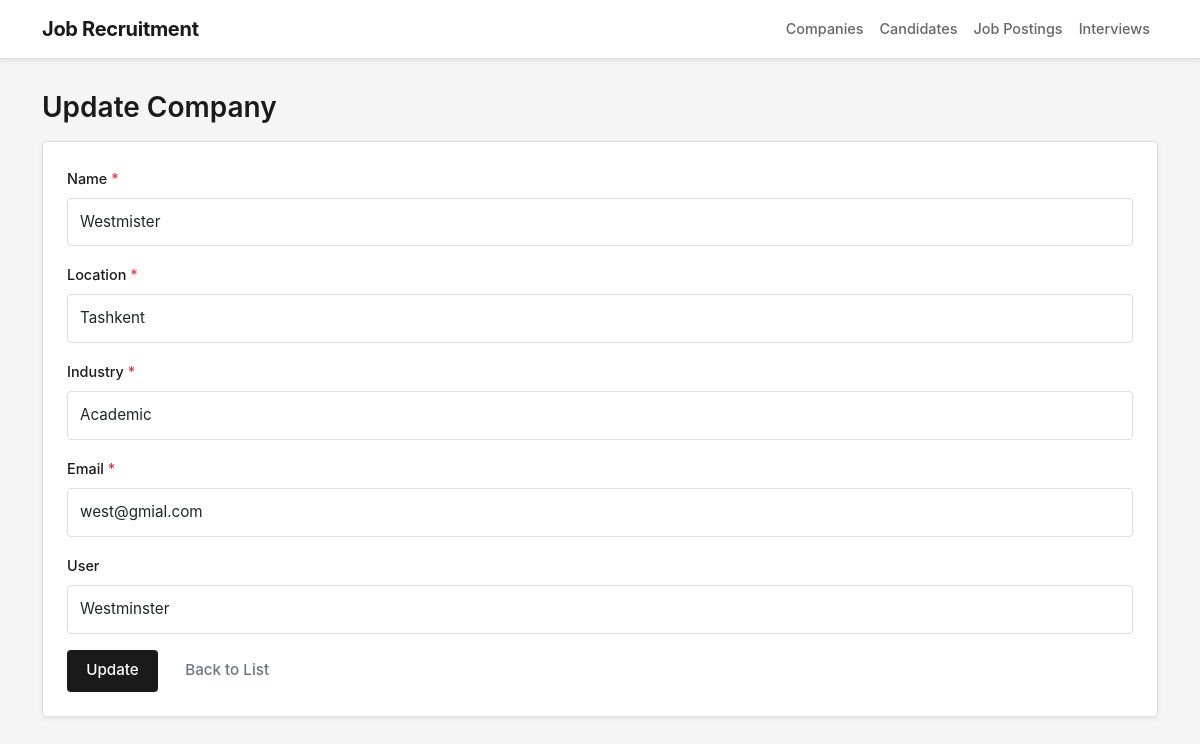
The app's page /companies/update/8/ (signed in) with its own data.
### jobRecruitment/models.py (models this page shows, shortened)
class Company(models.Model):
    name = models.CharField(max_length=100)
    location = models.CharField(max_length=100)
    industry = models.CharField(max_length=100)
    email = models.EmailField(unique=True)
    user = models.OneToOneField(
        User,
        on_delete=models.CASCADE,
        null=True,
        blank=True,
        related_name="company_profile"
    )

### jobRecruitment/views.py (the view)
# urls.py: path('companies/update/<int:id>/', views.update_company, name='update_company'),
@login_required
@permission_required('jobRecruitment.change_company', raise_exception=True)
def update_company(request, id):
    company = get_object_or_404(Company, id=id)
    form = CompanyForm(request.POST or None, instance=company)
    if form.is_valid():
        form.save()
        messages.success(request, 'Company updated successfully!')
        return redirect('companies')
    return render(request, 'company/update_company.html', {'form': form})

### jobRecruitment/forms.py
class CompanyForm(BaseStyledModelForm):
    class Meta:
        model = Company
        fields = '__all__'

### jobRecruitment/templatetags/form_tags.py (called while the page is built)
@register.filter(name='add_class')
def add_class(field, css_class):
    return field.as_widget(attrs={"class": css_class})

### jobRecruitment/templates/company/update_company.html (shortened to what this page needs)
{% extends "base.html" %}
{% block content %}
  <h1 class="h3 mb-3">Update Company</h1>
  <div class="card shadow-sm">
    <div class="card-body">
      <form method="POST" novalidate>
        {% include 'partials/_form_fields.html' with form=form %}
        <div class="d-flex gap-2">
          <button class="btn btn-primary" type="submit">Update</button>
          <a class="btn btn-outline-secondary" href="{% url 'companies' %}">Back to List</a>
        </div>
      </form>
    </div>
  </div>
{% endblock %}

### templates/partials/_form_fields.html (shortened to what this page needs)
{% load form_tags %}
{% for field in form %}
    <div class="mb-3">
        <label for="{{ field.id_for_label }}" class="form-label">
            {{ field.label }}
            {% if field.field.required %}
                <span class="text-danger">*</span>
            {% endif %}
        </label>
        {{ field|add_class:"form-control" }}
    </div>
{% endfor %}

### static/css/app.css (style rules this page uses)
:root { --primary: #1a1a1a; --secondary: #666; --light: #f5f5f5; --border: #ddd; --white: #fff; --danger: #dc3545; --success: #198754; --warning: #ffc107; --info: #0dcaf0; }
* { margin: 0; padding: 0; box-sizing: border-box; }
html, body { height: 100%; }
body { font-family: -apple-system, BlinkMacSystemFont, 'Segoe UI', 'Roboto', 'Oxygen', sans-serif; background-color: var(--light); color: var(--primary); line-height: 1.6; }
.form-label { font-size: 0.9rem; font-weight: 500; color: var(--primary); margin-bottom: 0.5rem; }
.form-control { border: 1px solid var(--border); border-radius: 4px; padding: 0.75rem; font-size: 0.95rem; transition: border-color 0.2s ease, box-shadow 0.2s ease; background-color: var(--white); }
.btn { border-radius: 4px; font-weight: 500; font-size: 0.95rem; padding: 0.6rem 1.2rem; transition: all 0.2s ease; border: none; }
.btn-primary { background-color: var(--primary); color: var(--white); }
.card { border: 1px solid var(--border); border-radius: 4px; box-shadow: 0 2px 4px rgba(0, 0, 0, 0.05); transition: all 0.2s ease; background-color: var(--white); }
.card-body { padding: 1.5rem; }
h1, h2, h3, h4, h5, h6 { color: var(--primary); font-weight: 600; line-height: 1.3; }
h1 { font-size: 2rem; }
.h1, .h2, .h3, .h4, .h5, .h6 { color: var(--primary); font-weight: 600; }
.text-danger { color: var(--danger) !important; }

### records on screen
Company: form "Westmister" "Tashkent" "Academic" "west@gmial.com" "Westminster"

### other values on screen
{{ field.label }} "Name" "Location" "Industry" "Email" "User"
